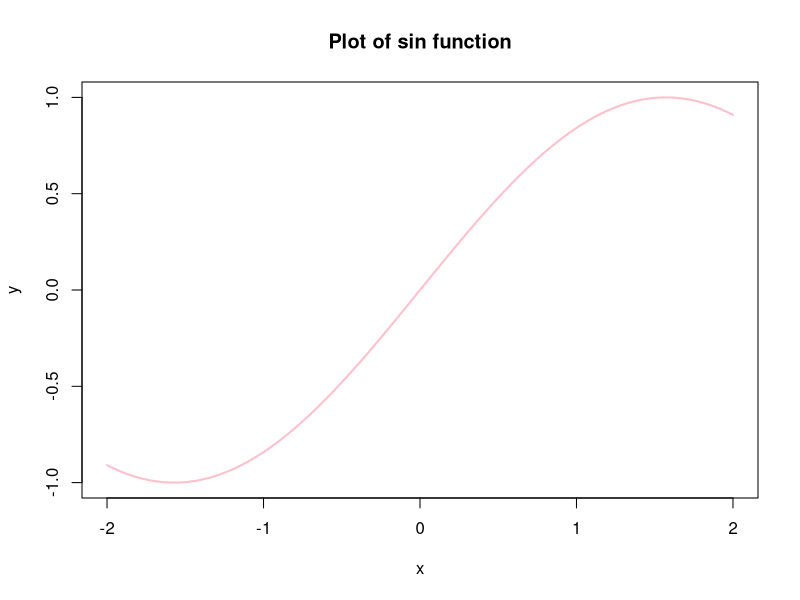
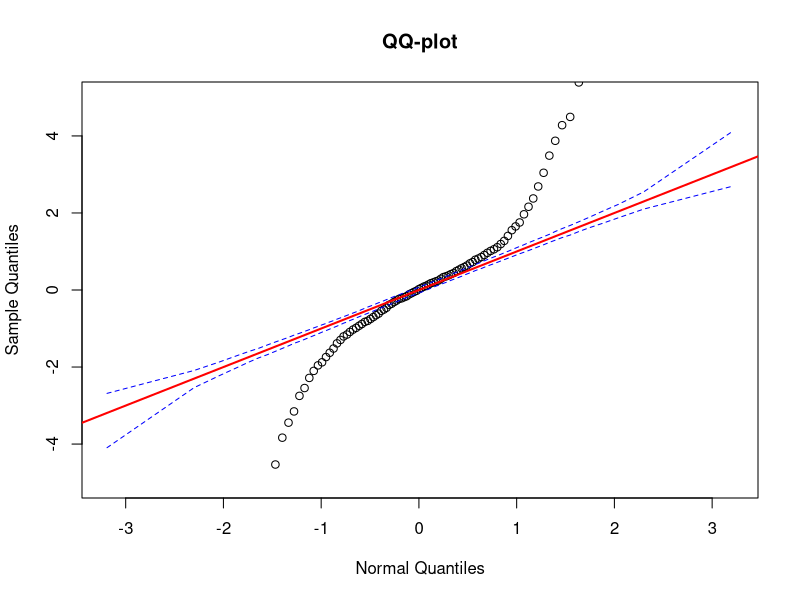
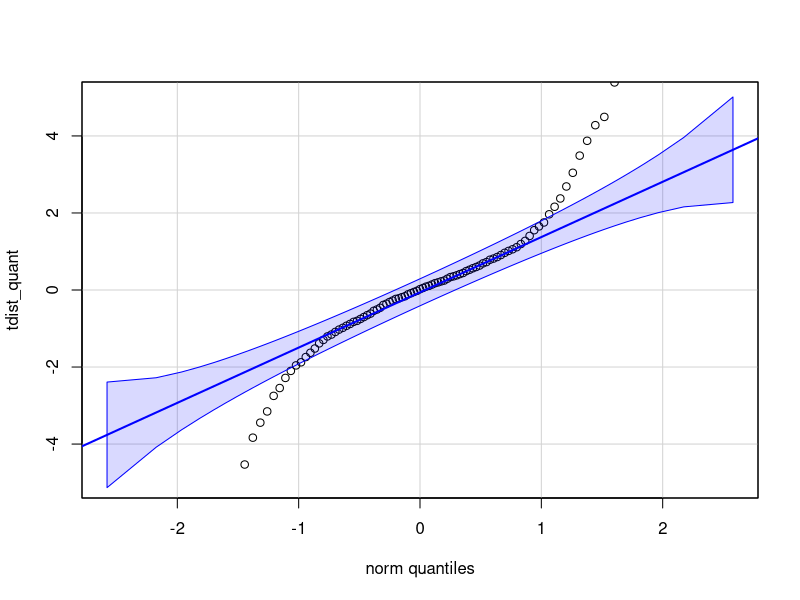

Write the R code that produced these figures, in order.
## ---- chunk 1
x <- seq(-2,2, length.out = 100)
y <- sin(x)

plot(x, y, type = "l", main = "Plot of sin function", lwd = 2, col = "pink")
## ---- chunk 2
#Generate 1000 random values from a tdist and a norm
t_dist <- rt(1000,1)
#norm_dist <- rnorm(1000)

prob_seq <- seq(0, 1, 0.01)

tdist_quant <- quantile(t_dist, probs = prob_seq) 
#norm_dist_quants <- quantile(norm_dist, probs = prob_seq)

#Use Bootstrapping to simulate 1000 norms dist with 1000 values in each 
B <- 1000
norm_quants <- replicate(B, {
  norm_dist <- rnorm(1000)
  quantile(norm_dist, probs = prob_seq)
})


upper <- apply(norm_quants,1, quantile, probs = 0.025) #apply quantile over all the rows of norm quants and return the 2.5th percentile
lower <- apply(norm_quants,1, quantile, probs = 0.975)
norm_med <- apply(norm_quants,1,quantile, probs = 0.50) #get the median aswell

#Calculate quantiles for normal distr, plot against tdistr
plot(norm_med, tdist_quant, main = "QQ-plot",
     xlab = "Normal Quantiles", ylab = "Sample Quantiles",
     ylim = c(-5, 5), pch = 1)

lines(norm_med, lower, col = "blue", lty = 2)
lines(norm_med, upper, col = "blue", lty = 2)
abline(0,1,col= "red", lwd=2)
## ---- chunk 3
#Test this way
library(car)
qqPlot(tdist_quant, envelope = 0.95, ylim = c(-5,5))
